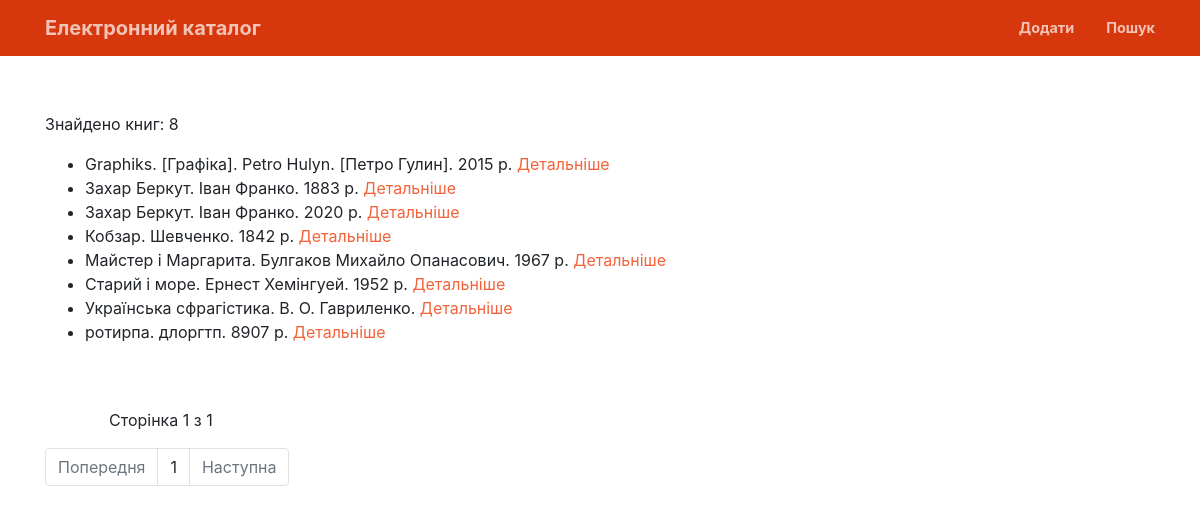
Page /search/result/?n=&a=&publ=&add=&ser=&pers=&invnum=&yfr=&yto=&plc=&lang=&subj=&art=&cntr=&gr=&search=Пошук on the committed database.
### lgaapp/models.py (models this page shows, shortened)
class Book(models.Model):
	name = models.CharField(max_length=2000, db_index=True, verbose_name="Назва", default=None, blank=True)
	author = models.CharField(max_length=2000, verbose_name="Автор", default=None, blank=True)
	publication = models.CharField(max_length=200, db_index=True, verbose_name="Місце видання", default=None, blank=True)
	description = models.TextField(verbose_name="Опис", blank=True)
	series = models.CharField(max_length=200, db_index=True, verbose_name="Серія", blank=True)
	personality = models.CharField(max_length=200, db_index=True, verbose_name="Персоналії", default=None, blank=True)
	additional = models.CharField(max_length=200, db_index=True, verbose_name="Додатково", default=None, blank=True)
	isbn = models.CharField(max_length=20, verbose_name="ISBN", default=None, blank=True)
	inventory_number = models.CharField(max_length=200, verbose_name="Інвентарний номер", default=None, blank=True)
	cipher = models.CharField(max_length=200, verbose_name="Шифр книги", default=None, blank=True)
	year = models.CharField(max_length=200, verbose_name="Рік видання", default=None, blank=True)
	place = models.ForeignKey(Place, max_length=200, verbose_name="Місцезнаходження", default=None,on_delete=models.CASCADE, null=True, blank=True)
	language = models.CharField(max_length=200, db_index=True, verbose_name="Мова",default=None, blank=True)
	country = models.CharField(max_length=200, db_index=True, verbose_name="Країна", default=None, blank=True)
	subject = models.ForeignKey(Subject, max_length=200, verbose_name="Тематика", default=None, on_delete=models.CASCADE, null=True, blank=True)
	art = models.ForeignKey(Art, max_length=200, verbose_name="Мистецтво", default=None, on_delete=models.CASCADE, null=True, blank=True)
	group = models.ForeignKey(Group, max_length=200, verbose_name="Групи", default=None, on_delete=models.CASCADE, null=True, blank=True)
	slug = models.SlugField(max_length=2000, db_index=True, blank=True)
	class Meta:
		ordering = ['name']
		verbose_name = 'Книга'
		verbose_name_plural = 'Книги'

### lgaapp/views.py (the view)
# urls.py: url(r'^search/result/$', views.search_result, name='search-result'),
def search_result(request):
	if request.GET:
		q = dict(request.GET)
		q = dict(map(cap, list(zip(list(q.keys()), q.values()))))
		books = filtering_search(q)
		books_count = books.__len__()
		paginator = Paginator(books, 10)
		firstPage = False
		prev_page = False
		next_page = False
		try:
			books = paginator.get_page(q['page'])
		except:
			firstPage = True
			q['page'] = 1
			books = paginator.get_page(1)
		if int(q['page']) > 1:
			prev_page = True
		if paginator.num_pages - int(q['page']) > 0:
			next_page = True
		return render_to_response('search/results.html',
								  {'books': books, 'query': q, 'books_count': books_count,
								   'prev_page': prev_page, 'next_page': next_page, 'firstPage': firstPage})
	else:
		return HttpResponse('Please submit a search term.')

### lgaapp/views.py (called while the page is built)
def cap(x):
	return x[0], x[1][0]

### lgaapp/templates/search/results.html (shortened to what this page needs)
{% load static %}
<!doctype html>
<html lang="uk">
<head>
    <link rel="stylesheet" href="{% static '/css/style.css' %}">
</head>
<body onload="pagination_url()">
<nav class="navbar navbar-expand-lg navbar-light fixed-top py-3" id="mainNav">
    <div class="container">
        <a class="navbar-brand js-scroll-trigger" href="/">Електронний каталог</a>
        <ul class="navbar-nav ml-auto my-2 my-lg-0">
            <li class="nav-item">
                <a class="nav-link js-scroll-trigger" href="{% url 'add-book' %}">Додати</a>
            </li>
            <li class="nav-item">
                <a class="nav-link js-scroll-trigger" href="/search">Пошук</a>
            </li>
        </ul>
    </div>
</nav>
<header>
    <div class="container h-100">
        {% if books %}
            <p>Знайдено книг: {{ books_count }}</p>
            <ul>
                {% for book in books %}
                    {% if book.year and book.author %}
                        <li>{{ book.name }}. {{ book.author }}. {{ book.year }} р. <a href="/about/{{ book.pk }}">Детальніше</a></li>
                    {% elif book.author %}
                        <li>{{ book.name }}. {{ book.author }}. <a href="/about/{{ book.pk }}">Детальніше</a></li>
                    {% elif book.year %}
                        <li>{{ book.name }}. {{ book.year }} р. <a href="/about/{{ book.pk }}">Детальніше</a></li>
                    {% else %}
                        <li>{{ book.name }}. <a href="/about/{{ book.pk }}">Детальніше</a></li>
                    {% endif %}
                {% endfor %}
            </ul>
        {% else %}
            <p>Не знайдено книг за вашим запитом</p>
        {% endif %}
        <nav aria-label="navigation">
            <div id="pages"> Сторінка {{ books.number }} з {{ books.paginator.num_pages }}</div>
            <ul class="pagination">
                {% if prev_page %}
                    <li class="page-item"><a class="page-link" id="prev" href="#">Попередня</a></li>
                {% else %}
                    <li class="page-item disabled"><a class="page-link" href="#">Попередня</a></li>
                {% endif %}
                <li class="page-item"><a class="page-link"> {{ books.number }} </a></li>
                {% if next_page %}
                    <li class="page-item"><a class="page-link" id="next" href="#">Наступна</a></li>
                {% else %}
                    <li class="page-item disabled"><a class="page-link" href="#">Наступна</a></li>
                {% endif %}
            </ul>
        </nav>
    </div>
</header>
</body>
</html>

### rows in the picture
Book: name "Graphiks. [Графіка]", author "Petro Hulyn. [Петро Гулин]", year "2015"
Book: name "Захар Беркут", author "Іван Франко", year "1883"
Book: name "Захар Беркут", author "Іван Франко", year "2020"
Book: name "Кобзар", author "Шевченко", year "1842"
Book: name "Майстер і Маргарита", author "Булгаков Михайло Опанасович", year "1967"
Book: name "Старий і море", author "Ернест Хемінгуей", year "1952"
Book: name "Українська сфрагістика", author "В. О. Гавриленко"
Book: name "ротирпа", author "длоргтп", year "8907"

### other values in the picture
{{ books_count }} "8"
{{ books.number }} "1"
{{ books.paginator.num_pages }} "1"
